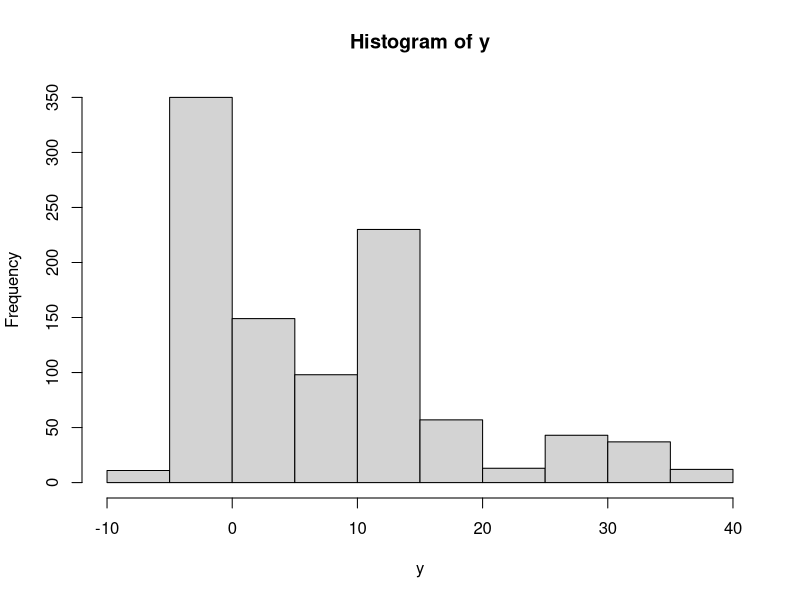
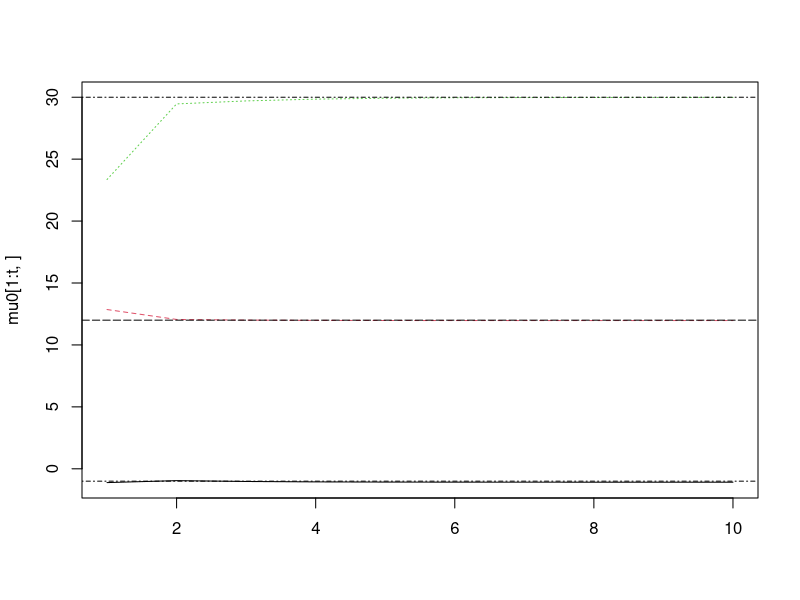
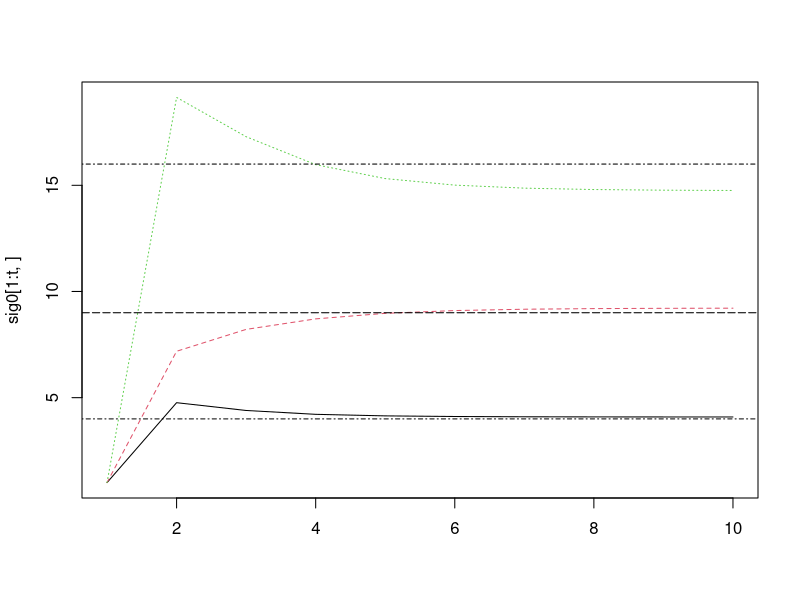
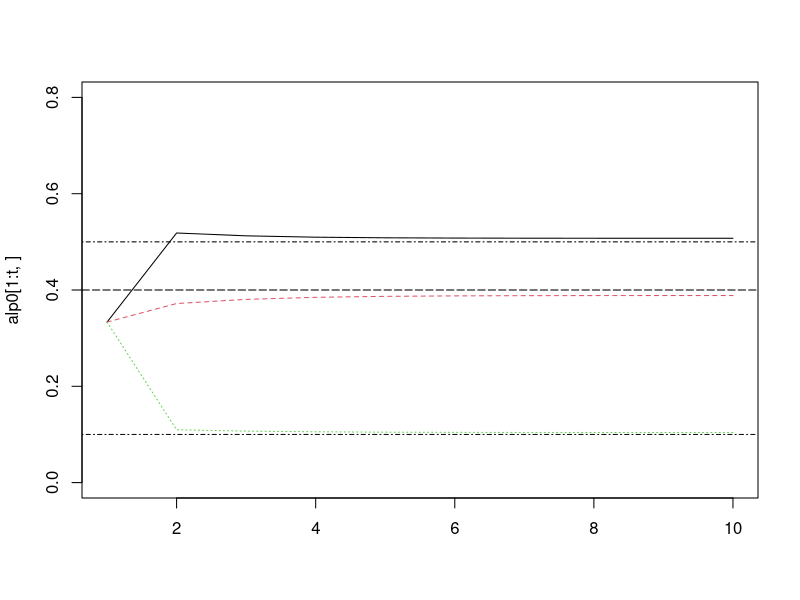

Source code (R) for these figures, in order:
rm(list=ls())
set.seed(2023-6-19)
alp<-c(0.5,0.4,0.1);mu<-c(-1,12,30);sig<-c(2,3,4);beta<-1
sig<-sig*beta
#try what can be found?
y<-c();n<-1000;#sample size
m1<-30#maximum steps
m<-3#three components
for(i in 1:n)
{u<-runif(1)
if(u<alp[1]) y[i]<-rnorm(1,mu[1],sig[1])  
else if (u<alp[1]+alp[2]) y[i]<-rnorm(1,mu[2],sig[2])   
else y[i]<-rnorm(1,mu[3],sig[3]) }   #geneatiing data
par(mfrow=c(1,1))
hist(y)
alp0<-matrix(0,m1,m);p<-matrix(0,n,m)
mu0<-matrix(0,m1,m);sig0<-matrix(0,m1,m)
x<-quantile(y,c(0.25,0.75,0.9));
alp0[1,]<-rep(1,m)/m; mu0[1,]<-x;sig0[1,]<-c(1,1,1)# starting values
eps<-0.0001;diff<-1;
t<-1
while(diff>eps)
  {
  for(i in 1:n)
    {
    tem<-0
    for(k in 1:m)
      tem<-tem+alp0[t,k]*dnorm(y[i],mu0[t,k],sqrt(sig0[t,k]))
    for(j in 1:m)
      p[i,j]<-alp0[t,j]*dnorm(y[i],mu0[t,j],sqrt(sig0[t,j]))/tem 
    }
  #conditional expectation of missing data
  for(j in 1:m)
    {
    tem1<-0;tem2<-0;tem3<-0;
    for(i in 1:n)
      {
      tem1<-tem1+p[i,j];    tem2<-tem2+p[i,j]*y[i]
      tem3<-tem3+p[i,j]*(y[i]*y[i])
      }
    mu0[t+1,j]<-tem2/tem1;
    alp0[t+1,j]<-tem1/n;
    sig0[t+1,j]<-tem3/tem1-mu0[t+1,j]^2
    }
  diff<-sum(mu0[t+1,]-mu0[t,])^2+sum(sig0[t+1,]-sig0[t,])^2
  diff<-diff+sum(alp0[t+1,]-alp0[t,])^2
  t<-t+1
}
par(mfrow=c(1,1))
matplot(mu0[1:t,],type='l')
abline(h=mu,lty=c(4:5))
matplot(sig0[1:t,],type='l')
abline(h=sig^2,lty=c(4:5))
matplot(alp0[1:t,],typ='l',ylim=c(0,0.8))
abline(h=alp,lty=c(4:5))
